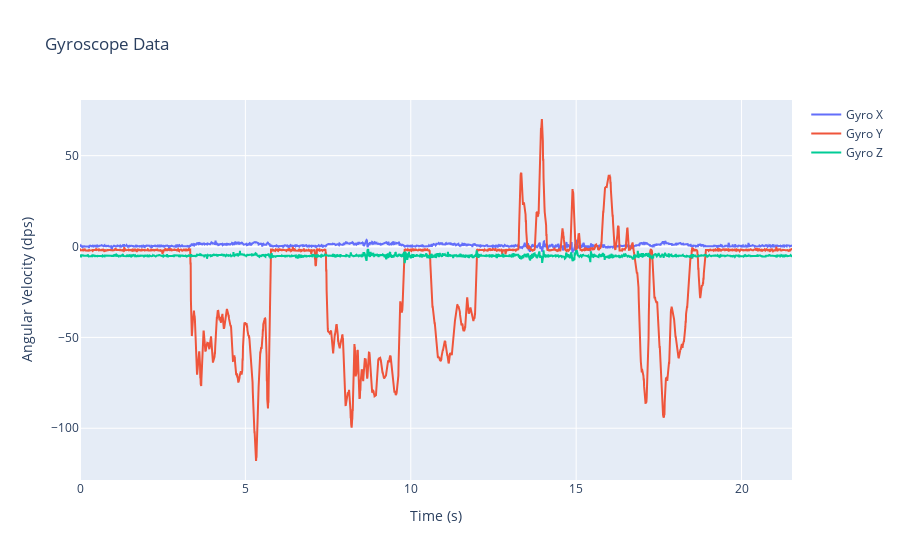

This figure's notebook cell:
### Code cell
# plot gyroscope data
df['time'] = (df['timestamp_ns'] - df['timestamp_ns'].iloc[0]) / 1e9  # convert to seconds
fig = go.Figure()
fig.add_trace(go.Scatter(x=df['time'], y=df['gyro_x_dps'], mode='lines', name='Gyro X'))
fig.add_trace(go.Scatter(x=df['time'], y=df['gyro_y_dps'], mode='lines', name='Gyro Y'))
fig.add_trace(go.Scatter(x=df['time'], y=df['gyro_z_dps'], mode='lines', name='Gyro Z'))
fig.update_layout(title='Gyroscope Data', xaxis_title='Time (s)', yaxis_title='Angular Velocity (dps)')
fig.show()

### Figure 1 — Plotly figure (JSON) as saved in the notebook; plotly's stock layout.template omitted (floating-point values rounded to 4 significant figures; data arrays with more than 128 entries replaced by an {"elided": "..."} marker saying what was removed)
{"data": [{"mode": "lines", "name": "Gyro X", "type": "scatter", "x": {"elided": "3045 float values"}, "y": {"elided": "3045 float values"}}, {"mode": "lines", "name": "Gyro Y", "type": "scatter", "x": {"elided": "3045 float values"}, "y": {"elided": "3045 float values"}}, {"mode": "lines", "name": "Gyro Z", "type": "scatter", "x": {"elided": "3045 float values"}, "y": {"elided": "3045 float values"}}], "layout": {"title": {"text": "Gyroscope Data"}, "xaxis": {"title": {"text": "Time (s)"}}, "yaxis": {"title": {"text": "Angular Velocity (dps)"}}}}
